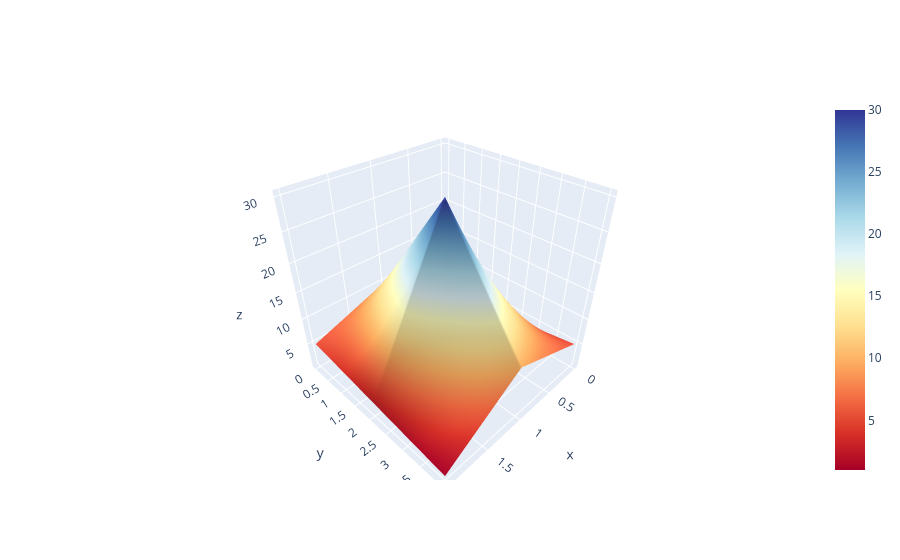

Notebook code for this chart:
### Code cell
import plotly.graph_objects as go

fig = go.Figure(data=[go.Surface(z=df3.values,
                                 colorscale='RdYlBu')])

fig.show()

### Figure 1 — Plotly figure (JSON) as saved in the notebook; plotly's stock layout.template omitted (floating-point values rounded to 4 significant figures)
{"data": [{"colorscale": [[0, "rgb(165,0,38)"], [0.1, "rgb(215,48,39)"], [0.2, "rgb(244,109,67)"], [0.3, "rgb(253,174,97)"], [0.4, "rgb(254,224,144)"], [0.5, "rgb(255,255,191)"], [0.6, "rgb(224,243,248)"], [0.7, "rgb(171,217,233)"], [0.8, "rgb(116,173,209)"], [0.9, "rgb(69,117,180)"], [1, "rgb(49,54,149)"]], "type": "surface", "z": [[1, 10, 5], [2, 20, 4], [3, 30, 3], [4, 20, 2], [5, 10, 1]]}], "layout": {}}
